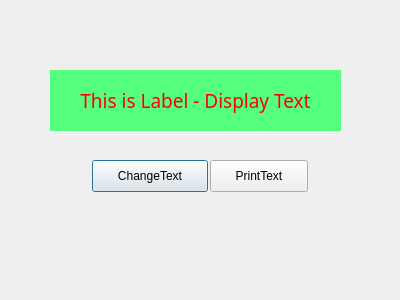
<?xml version="1.0" encoding="UTF-8"?>
<ui version="4.0">
 <class>Dialog</class>
 <widget class="QDialog" name="Dialog">
  <property name="geometry">
   <rect>
    <x>0</x>
    <y>0</y>
    <width>400</width>
    <height>300</height>
   </rect>
  </property>
  <property name="windowTitle">
   <string>Dialog</string>
  </property>
  <widget class="QLabel" name="lbl_Test">
   <property name="geometry">
    <rect>
     <x>50</x>
     <y>70</y>
     <width>291</width>
     <height>61</height>
    </rect>
   </property>
   <property name="font">
    <font>
     <family>맑은 고딕</family>
     <pointsize>14</pointsize>
     <italic>false</italic>
     <bold>false</bold>
    </font>
   </property>
   <property name="styleSheet">
    <string notr="true">background-color: rgb(85, 255, 127);
color: rgb(255, 0, 0);
font: 14pt &quot;맑은 고딕&quot;;</string>
   </property>
   <property name="text">
    <string>&lt;html&gt;&lt;head/&gt;&lt;body&gt;&lt;p align=&quot;center&quot;&gt;&lt;span style=&quot; font-size:14pt;&quot;&gt;This is Label - Display Text&lt;/span&gt;&lt;/p&gt;&lt;/body&gt;&lt;/html&gt;</string>
   </property>
  </widget>
  <widget class="QPushButton" name="btn_changeText">
   <property name="geometry">
    <rect>
     <x>92</x>
     <y>160</y>
     <width>116</width>
     <height>32</height>
    </rect>
   </property>
   <property name="text">
    <string>ChangeText</string>
   </property>
  </widget>
  <widget class="QPushButton" name="btn_printText">
   <property name="geometry">
    <rect>
     <x>210</x>
     <y>160</y>
     <width>98</width>
     <height>32</height>
    </rect>
   </property>
   <property name="text">
    <string>PrintText</string>
   </property>
  </widget>
 </widget>
 <resources/>
 <connections/>
</ui>
